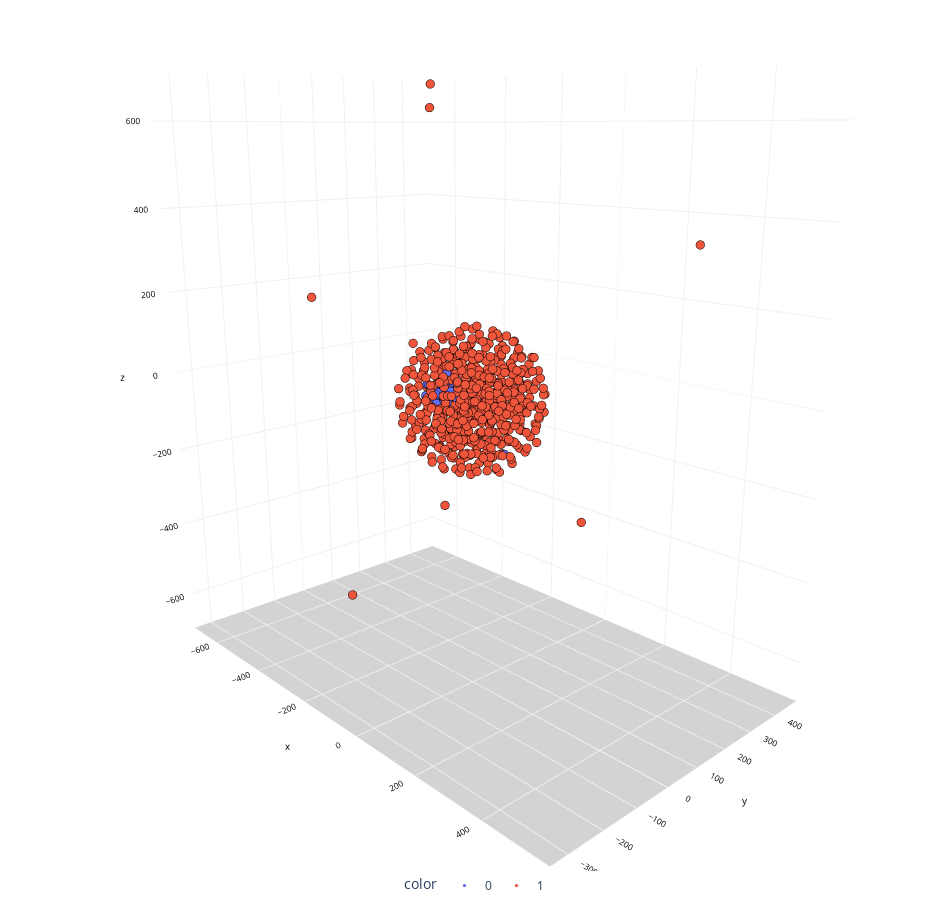

Notebook code cell kept with this figure:
### Code cell
chart(X_TSNE, objGroup.labels_)

### Figure 1 — Plotly figure (JSON) as saved in the notebook; plotly's stock layout.template omitted (floating-point values rounded to 4 significant figures; data arrays with more than 128 entries replaced by an {"elided": "..."} marker saying what was removed)
{"data": [{"hovertemplate": "color=0<br>x=%{x}<br>y=%{y}<br>z=%{z}<extra></extra>", "legendgroup": "0", "marker": {"color": "#636efa", "line": {"color": "black", "width": 0.1}, "size": 3, "symbol": "circle"}, "mode": "markers", "name": "0", "scene": "scene", "showlegend": true, "type": "scatter3d", "x": [-115.7, -71.89, -66.68, -99.24, -79.26, -114.7, -73.88, -84.11, -70.98, -121.2, -112.6, -87.82, -90.46, -96.84, -50.23, -107.5, -119.8, -73.96, -109.0, -61.36, -53.75, -82.67, -90.0, -90.16, -97.17, -93.6, 35.32, -61.74], "y": [-11.44, -29.93, 14.06, -18.35, -7.105, -40.04, 16.34, 14.73, -10.55, -29.77, -5.848, 30.28, 4.854, -26.05, -21.31, 16.42, -2.65, -12.77, 17.93, -31.28, -1.692, -38.12, -10.29, -28.65, -45.2, 0.8365, 65.54, -3.993], "z": [-13.88, 31.54, 15.84, 5.718, 51.51, -1.184, -10.51, 36.24, -18.67, 22.15, 38.69, 11.4, 6.53, 47.53, 17.58, 24.72, 11.56, 8.761, -5.495, -4.893, -1.244, 7.433, 27.26, -17.0, 28.05, -20.23, -129.5, 32.94]}, {"hovertemplate": "color=1<br>x=%{x}<br>y=%{y}<br>z=%{z}<extra></extra>", "legendgroup": "1", "marker": {"color": "#EF553B", "line": {"color": "black", "width": 0.1}, "size": 3, "symbol": "circle"}, "mode": "markers", "name": "1", "scene": "scene", "showlegend": true, "type": "scatter3d", "x": {"elided": "553 float values"}, "y": {"elided": "553 float values"}, "z": {"elided": "553 float values"}}], "layout": {"height": 900, "legend": {"orientation": "h", "title": {"text": "color"}, "tracegroupgap": 0, "x": 0.5, "xanchor": "center", "y": 0, "yanchor": "top"}, "margin": {"b": 0, "l": 0, "r": 0, "t": 0}, "scene": {"camera": {"center": {"x": 0, "y": 0, "z": -0.1}, "eye": {"x": 1.5, "y": -1.4, "z": 0.5}, "up": {"x": 0, "y": 0, "z": 1}}, "domain": {"x": [0, 1], "y": [0, 1]}, "xaxis": {"backgroundcolor": "white", "color": "black", "gridcolor": "#f0f0f0", "tickfont": {"size": 10}, "title": {"font": {"size": 10}, "text": "x"}}, "yaxis": {"backgroundcolor": "white", "color": "black", "gridcolor": "#f0f0f0", "tickfont": {"size": 10}, "title": {"font": {"size": 10}, "text": "y"}}, "zaxis": {"backgroundcolor": "lightgrey", "color": "black", "gridcolor": "#f0f0f0", "tickfont": {"size": 10}, "title": {"font": {"size": 10}, "text": "z"}}}, "showlegend": true, "title": {"text": "UMAP"}, "width": 950}}
